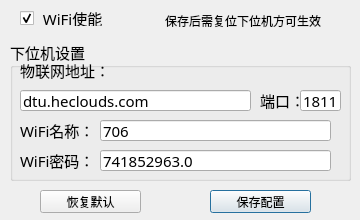
<?xml version="1.0" encoding="UTF-8"?>
<ui version="4.0">
 <class>Child_WiFiSetting</class>
 <widget class="QDialog" name="Child_WiFiSetting">
  <property name="geometry">
   <rect>
    <x>0</x>
    <y>0</y>
    <width>360</width>
    <height>220</height>
   </rect>
  </property>
  <property name="windowTitle">
   <string>Dialog</string>
  </property>
  <widget class="QCheckBox" name="checkBox">
   <property name="geometry">
    <rect>
     <x>20</x>
     <y>10</y>
     <width>101</width>
     <height>16</height>
    </rect>
   </property>
   <property name="font">
    <font>
     <family>宋体</family>
     <pointsize>11</pointsize>
    </font>
   </property>
   <property name="text">
    <string> WiFi使能</string>
   </property>
   <property name="checked">
    <bool>true</bool>
   </property>
  </widget>
  <widget class="QGroupBox" name="groupBox">
   <property name="geometry">
    <rect>
     <x>10</x>
     <y>40</y>
     <width>341</width>
     <height>141</height>
    </rect>
   </property>
   <property name="font">
    <font>
     <family>宋体</family>
     <pointsize>11</pointsize>
    </font>
   </property>
   <property name="title">
    <string>下位机设置</string>
   </property>
   <widget class="QLabel" name="label_6">
    <property name="geometry">
     <rect>
      <x>250</x>
      <y>50</y>
      <width>41</width>
      <height>21</height>
     </rect>
    </property>
    <property name="font">
     <font>
      <family>宋体</family>
      <pointsize>11</pointsize>
      <weight>50</weight>
      <bold>false</bold>
     </font>
    </property>
    <property name="text">
     <string>端口：</string>
    </property>
   </widget>
   <widget class="QLineEdit" name="lineEdit_2">
    <property name="geometry">
     <rect>
      <x>290</x>
      <y>50</y>
      <width>41</width>
      <height>21</height>
     </rect>
    </property>
    <property name="font">
     <font>
      <family>宋体</family>
      <pointsize>11</pointsize>
      <weight>50</weight>
      <bold>false</bold>
     </font>
    </property>
    <property name="text">
     <string>1811</string>
    </property>
   </widget>
   <widget class="QLabel" name="label_5">
    <property name="geometry">
     <rect>
      <x>10</x>
      <y>20</y>
      <width>91</width>
      <height>21</height>
     </rect>
    </property>
    <property name="font">
     <font>
      <family>宋体</family>
      <pointsize>11</pointsize>
      <weight>50</weight>
      <bold>false</bold>
     </font>
    </property>
    <property name="text">
     <string>物联网地址：</string>
    </property>
   </widget>
   <widget class="QLineEdit" name="lineEdit">
    <property name="geometry">
     <rect>
      <x>10</x>
      <y>50</y>
      <width>231</width>
      <height>21</height>
     </rect>
    </property>
    <property name="font">
     <font>
      <family>宋体</family>
      <pointsize>11</pointsize>
      <weight>50</weight>
      <bold>false</bold>
     </font>
    </property>
    <property name="text">
     <string>dtu.heclouds.com</string>
    </property>
   </widget>
   <widget class="QLabel" name="label_7">
    <property name="geometry">
     <rect>
      <x>10</x>
      <y>80</y>
      <width>81</width>
      <height>21</height>
     </rect>
    </property>
    <property name="font">
     <font>
      <family>宋体</family>
      <pointsize>11</pointsize>
      <weight>50</weight>
      <bold>false</bold>
     </font>
    </property>
    <property name="text">
     <string>WiFi名称：</string>
    </property>
   </widget>
   <widget class="QLabel" name="label_8">
    <property name="geometry">
     <rect>
      <x>10</x>
      <y>110</y>
      <width>81</width>
      <height>21</height>
     </rect>
    </property>
    <property name="font">
     <font>
      <family>宋体</family>
      <pointsize>11</pointsize>
      <weight>50</weight>
      <bold>false</bold>
     </font>
    </property>
    <property name="text">
     <string>WiFi密码：</string>
    </property>
   </widget>
   <widget class="QLineEdit" name="lineEdit_3">
    <property name="geometry">
     <rect>
      <x>90</x>
      <y>80</y>
      <width>231</width>
      <height>21</height>
     </rect>
    </property>
    <property name="font">
     <font>
      <family>宋体</family>
      <pointsize>11</pointsize>
      <weight>50</weight>
      <bold>false</bold>
     </font>
    </property>
    <property name="text">
     <string>706</string>
    </property>
   </widget>
   <widget class="QLineEdit" name="lineEdit_4">
    <property name="geometry">
     <rect>
      <x>90</x>
      <y>110</y>
      <width>231</width>
      <height>21</height>
     </rect>
    </property>
    <property name="font">
     <font>
      <family>宋体</family>
      <pointsize>11</pointsize>
      <weight>50</weight>
      <bold>false</bold>
     </font>
    </property>
    <property name="text">
     <string>741852963.0</string>
    </property>
   </widget>
  </widget>
  <widget class="QPushButton" name="pushButton_17">
   <property name="geometry">
    <rect>
     <x>210</x>
     <y>190</y>
     <width>101</width>
     <height>23</height>
    </rect>
   </property>
   <property name="font">
    <font>
     <family>宋体</family>
     <pointsize>9</pointsize>
     <weight>50</weight>
     <bold>false</bold>
    </font>
   </property>
   <property name="text">
    <string>保存配置</string>
   </property>
  </widget>
  <widget class="QPushButton" name="pushButton_18">
   <property name="geometry">
    <rect>
     <x>40</x>
     <y>190</y>
     <width>101</width>
     <height>23</height>
    </rect>
   </property>
   <property name="font">
    <font>
     <family>宋体</family>
     <pointsize>9</pointsize>
     <weight>50</weight>
     <bold>false</bold>
    </font>
   </property>
   <property name="text">
    <string>恢复默认</string>
   </property>
  </widget>
  <widget class="QLabel" name="label_9">
   <property name="geometry">
    <rect>
     <x>160</x>
     <y>10</y>
     <width>161</width>
     <height>21</height>
    </rect>
   </property>
   <property name="font">
    <font>
     <family>宋体</family>
     <pointsize>9</pointsize>
     <weight>50</weight>
     <bold>false</bold>
    </font>
   </property>
   <property name="text">
    <string>保存后需复位下位机方可生效</string>
   </property>
   <property name="alignment">
    <set>Qt::AlignRight|Qt::AlignTrailing|Qt::AlignVCenter</set>
   </property>
  </widget>
 </widget>
 <resources/>
 <connections/>
</ui>
